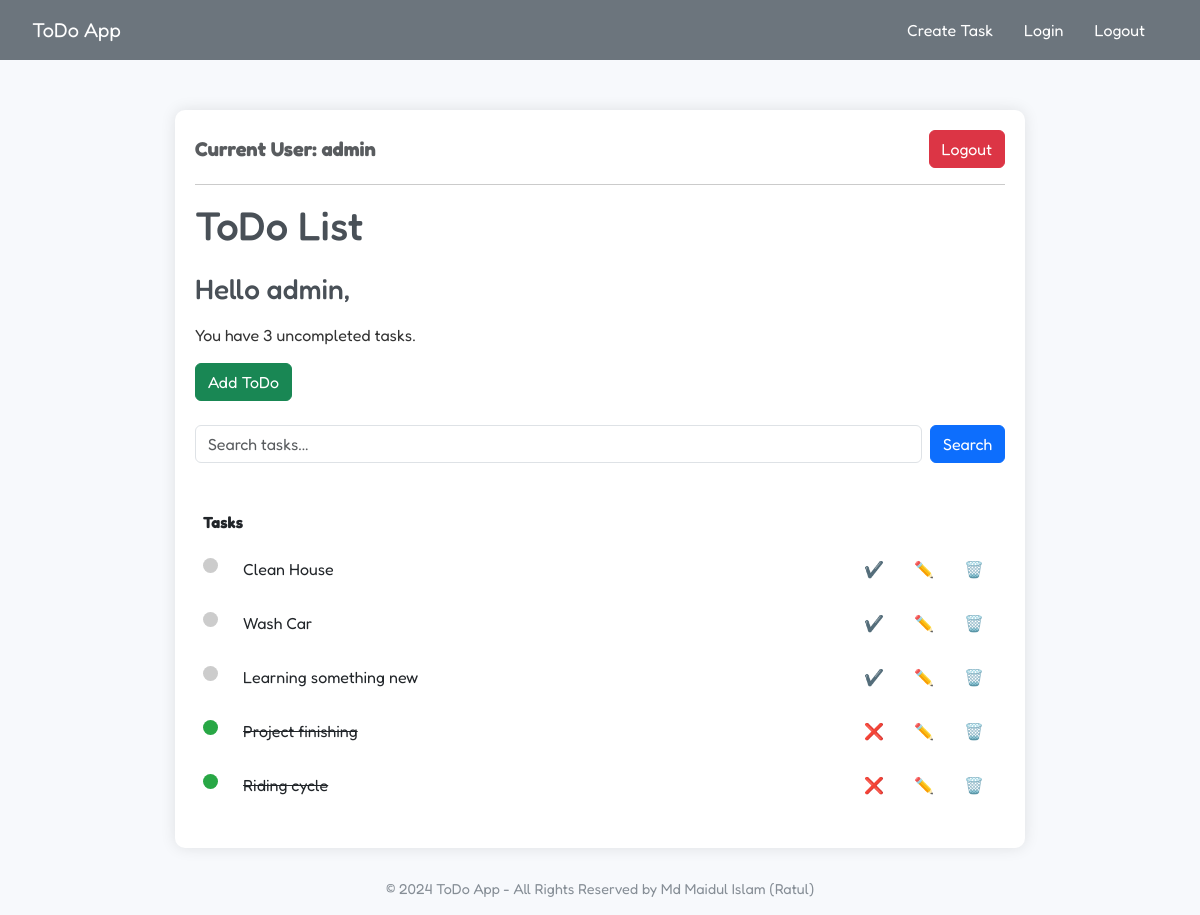
The app's page / (signed in) with its own data.
### base/models.py (models this page shows, shortened)
class Task(models.Model):
    user = models.ForeignKey(User, on_delete=models.CASCADE, null=True, blank=True)
    title = models.CharField(max_length=200)
    description = models.TextField(null=True, blank=True)
    complete = models.BooleanField(default=False)
    create = models.DateTimeField(auto_now_add=True)
    class Meta:
        ordering = ['complete']

### base/views.py (the view)
# urls.py: path("", TaskList.as_view(), name="tasklist"),
class TaskList(LoginRequiredMixin, ListView):
    model = Task
    context_object_name = 'tasklist'
    template_name = 'base/task_list.html'
    def get_context_data(self, **kwargs):
        context = super().get_context_data(**kwargs)
        context['tasklist'] = context['tasklist'].filter(user=self.request.user)
        context['count'] = context['tasklist'].filter(complete=False).count()
        search_input = self.request.GET.get('search-area') or ''
        if search_input:
            context['tasklist'] = context['tasklist'].filter(title__startswith=search_input)
        context['search_input'] = search_input
        return context

### base/templates/base/task_list.html (shortened to what this page needs)
{% extends 'base/main.html' %}
{% block content %}
    <div>
        {% if request.user.is_authenticated %}
            <div class="d-flex justify-content-between align-items-center mb-3">
                <p class="fw-bold fs-5 text-muted mb-0">Current User: {{ request.user }}</p>
                <form method="POST" action="{% url 'logout' %}" class="d-inline">
                    <button type="submit" class="btn btn-danger">Logout</button>
                </form>
            </div>
        {% else %}
            <a href="{% url 'login' %}" class="btn btn-primary">Login</a>
        {% endif %}
        <hr>
        <h1 class="mb-4">ToDo List</h1>
        <h3>Hello {{ request.user.username }},</h3>
        <p class="mt-3">You have {{ count }} uncompleted task{% if incomplete_tasks_count != 1 %}s{% endif %}.</p>
        <h3><a href="{% url 'taskcreate' %}" class="btn btn-success mb-3">Add ToDo</a></h3>
        <form method="GET" class="d-flex mb-4">
            <input type="text" name="search-area" class="form-control me-2" value="{{ search_input }}" placeholder="Search tasks...">
            <button type="submit" class="btn btn-primary h-100">Search</button>
        </form>
        <div class="table-responsive" style="max-height: 60vh; overflow-y: auto;">
            <table class="table table-borderless table-hover">
                <thead>
                    <tr>
                        <th>Tasks</th>
                        <th></th>
                    </tr>
                </thead>
                <tbody>
                {% for task in tasklist %}
                <tr>
                    <td>
                        <span class="rounded-circle me-2" style="width: 15px; height: 15px; display: inline-block; background-color: {% if task.complete %}#28a745{% else %}#cccccc{% endif %};"></span>
                        <a href="{% url 'taskdetail' task.id %}" class="btn">
                            <span class="{% if task.complete %}text-decoration-line-through{% endif %}">
                                {{ task.title }}
                            </span>
                        </a>
                    </td>
                    <td align="right" style="white-space: nowrap;">
                        {% if task.complete %}
                        <a href="{% url 'toggle_task_complete' task.id %}" class="btn">&#10060;</a>
                        {% else %}
                        <a href="{% url 'toggle_task_complete' task.id %}" class="btn">✔️</a>
                        {% endif %}
                        <a href="{% url 'taskupdate' task.id %}" class="btn">✏️</a>
                        <a href="{% url 'taskdelete' task.id %}" class="btn">🗑️</a>
                    </td>
                </tr>
                {% empty %}
                    <tr>
                        <td colspan="2" class="text-center">No tasks found.</td>
                    </tr>
                {% endfor %}
                </tbody>
            </table>
        </div>
    </div>
{% endblock content %}

### base/templates/base/main.html (shortened to what this page needs)
<!DOCTYPE html>
<html lang="en">
<head>
    <link href="https://cdn.jsdelivr.net/npm/bootstrap@5.3.0-alpha3/dist/css/bootstrap.min.css" rel="stylesheet">
    <link rel="stylesheet" href="https://cdnjs.cloudflare.com/ajax/libs/font-awesome/6.0.0-beta3/css/all.min.css">
</head>
<body>
    <nav class="navbar navbar-expand-lg navbar-dark">
        <div class="container-fluid">
            <a class="navbar-brand" href="{% url 'tasklist' %}">ToDo App</a>
            <div class="navbar-nav">
                <a class="nav-link" href="{% url 'taskcreate' %}">Create Task</a>
                <a class="nav-link" href="{% url 'login' %}">Login</a>
                <a href="#" class="nav-link" onclick="event.preventDefault(); document.getElementById('logout-form').submit();">Logout</a>
            </div>
        </div>
    </nav>
    <div class="container">
        {% block content %}{% endblock content %}
    </div>
    <footer>
        <p>© 2024 ToDo App - All Rights Reserved by Md Maidul Islam (Ratul)</p>
    </footer>
</body>
</html>

### base/templates/base/main.html (style rules this page uses)
body { background-color: #f7f9fc; font-family: "Fredoka", sans-serif; color: #333; }
.container { max-width: 850px; margin-top: 50px; padding: 20px; background-color: #ffffff; border-radius: 10px; box-shadow: 0px 0px 15px rgba(0, 0, 0, 0.1); }
.navbar { background-color: #6c757d; padding: 10px 20px; }
.navbar a { color: white; text-decoration: none; margin-right: 15px; }
h1, h2, h3 { color: #495057; }
button, input[type="submit"] { background-color: #007bff; color: white; border-radius: 5px; padding: 10px 20px; border: none; }
input, textarea { border: 1px solid #ced4da; padding: 10px; width: 100%; border-radius: 5px; margin-bottom: 15px; }
footer { margin-top: 30px; text-align: center; font-size: 0.9em; color: #868e96; }

### records on screen
Task: complete False (drawn), title "Clean House"
Task: complete False (drawn), title "Wash Car"
Task: complete False (drawn), title "Learning something new"
Task: complete True (drawn), title "Project finishing"
Task: complete True (drawn), title "Riding cycle"

### other values on screen
{{ request.user }} "admin"
{{ request.user.username }} "admin"
{{ count }} "3"
